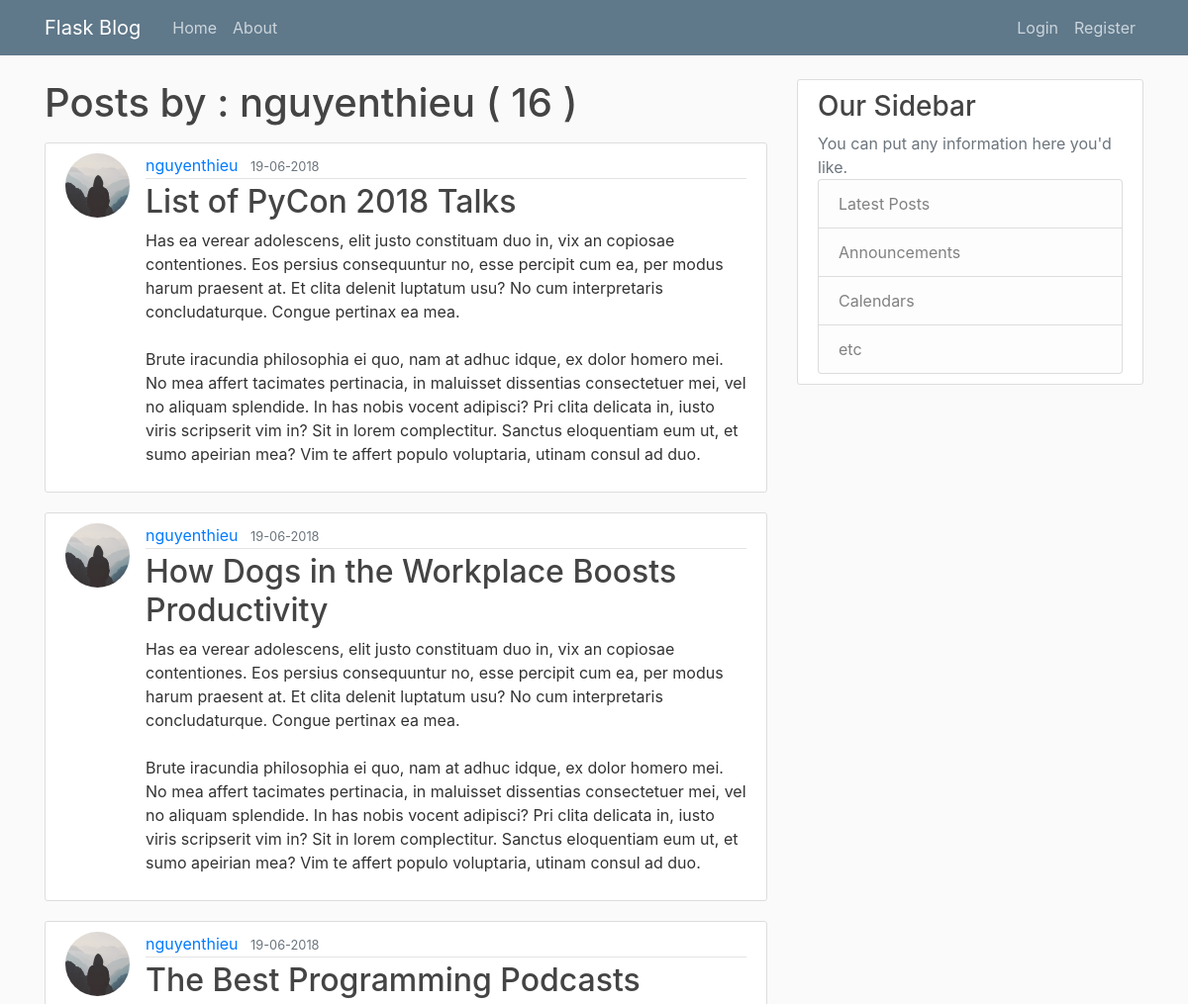
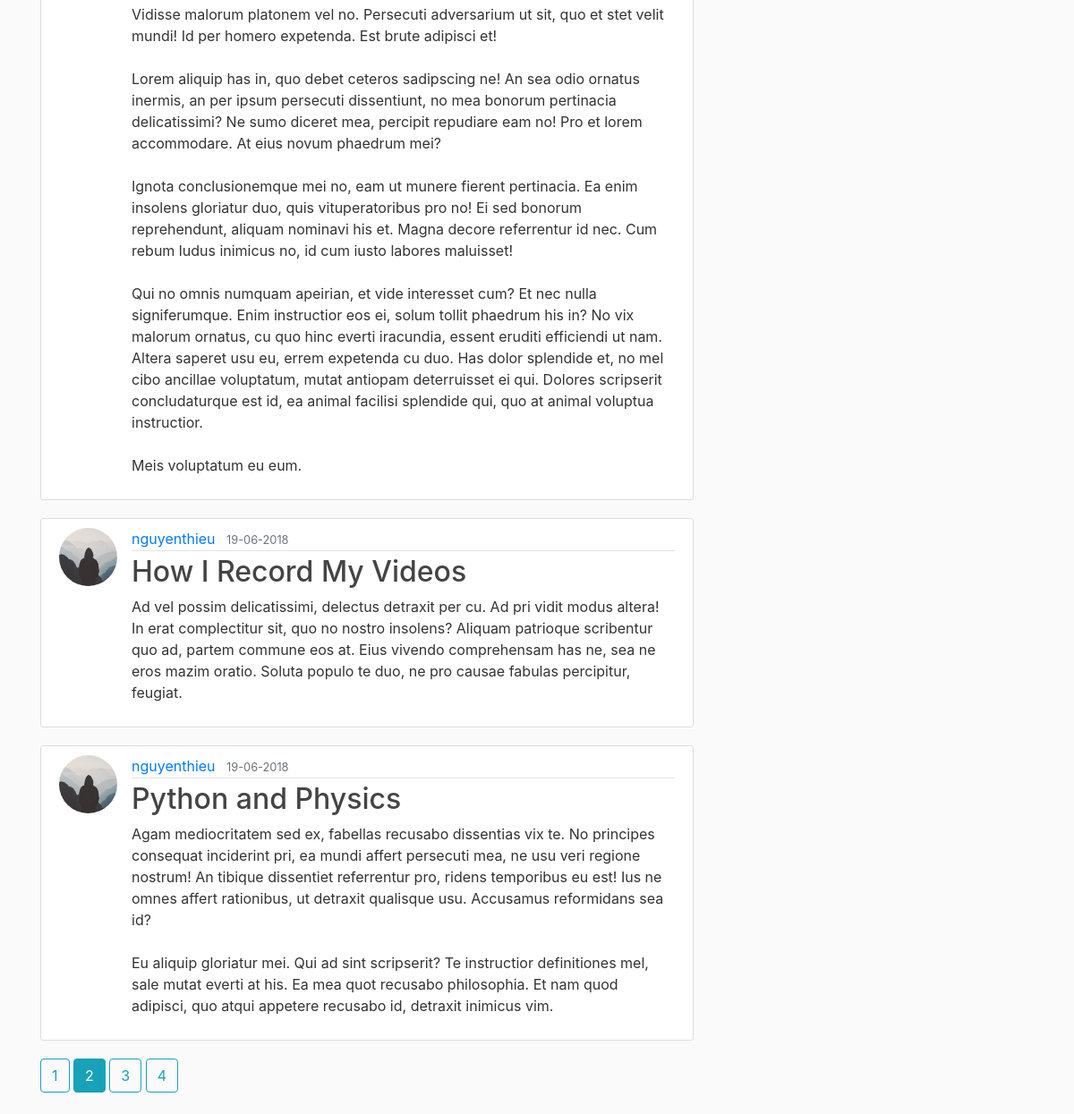
Screenshot of /user/nguyenthieu?page=2 with the database file from the repository (2 pictures, top to bottom).
### flaskblog/models.py (models this page shows, shortened)
class User(db.Model, UserMixin):
    id = db.Column(db.Integer, primary_key=True)
    username = db.Column(db.String(24), unique=True, nullable=False)
    email = db.Column(db.String(120), unique=True, nullable=False)
    image_file = db.Column(db.String(20), nullable=False, default='default.jpg')
    password = db.Column(db.String(60), nullable=False)
    posts = db.relationship('Post', backref="author", lazy=True)

class Post(db.Model):
    id = db.Column(db.Integer, primary_key=True)
    title = db.Column(db.String(120), nullable=False)
    date_posted = db.Column(db.DateTime, nullable=False, default=datetime.utcnow())
    content = db.Column(db.Text, nullable=False)
    user_id = db.Column(db.Integer, db.ForeignKey("user.id"), nullable=False)

### flaskblog/users/routes.py (the view)
@users.route("/user/<string:username>")
def user_posts(username):
    page = request.args.get('page', 1, type=int)
    user = User.query.filter_by(username=username).first_or_404()
    posts = Post.query.filter_by(author=user)\
        .order_by(Post.date_posted.desc())\
        .paginate(page=page, per_page=5)
    return render_template("user_posts.html", posts = posts, user=user)

### flaskblog/templates/user_posts.html
{% extends "layout.html" %}
{% block content %}
<h1 class="mb-3">Posts by : {{ user.username }} ( {{ posts.total }} ) </h1>
{% for post in posts.items %}
<article class="media content-section">
    <img src="{{ url_for('static', filename='images/profile/' + post.author.image_file) }}" alt="" class="rounded-circle article-img" />
    <div class="media-body">
        <div class="article-metadata">
            <a class="mr-2" href="{{ url_for('users.user_posts', username=post.author.username) }}">{{ post.author.username }}</a>
            <small class="text-muted">{{ post.date_posted.strftime('%d-%m-%Y') }}</small>
        </div>
        <h2><a class="article-title" href="{{ url_for('posts.post', post_id=post.id) }}">{{ post.title }}</a></h2>
        <p class="article-content">{{ post.content }}</p>
    </div>
</article>
{% endfor %}
{% for page_num in posts.iter_pages(left_edge=1, right_edge=1, left_current=1, right_current=2) %}
    {% if page_num %}
        {% if posts.page == page_num %}
            <a href="{{ url_for('users.user_posts', username=user.username, page=page_num) }}" class="btn btn-info mb-4"> {{page_num}} </a>
        {% else %}
            <a href="{{ url_for('users.user_posts', username=user.username, page=page_num) }}" class="btn btn-outline-info mb-4"> {{page_num}} </a>
        {% endif %}
    {% else %}
        ...
    {% endif %}
{% endfor %}
{% endblock content %}

### flaskblog/static/main.css (style rules this page uses)
body { background: #fafafa; color: #333333; margin-top: 5rem; }
h1, h2, h3, h4, h5, h6 { color: #444444; }
.content-section { background: #ffffff; padding: 10px 20px; border: 1px solid #dddddd; border-radius: 3px; margin-bottom: 20px; }
.article-title { color: #444444; }
.article-content { white-space: pre-line; }
.article-img { height: 65px; width: 65px; margin-right: 16px; }
.article-metadata { padding-bottom: 1px; margin-bottom: 4px; border-bottom: 1px solid #e3e3e3 }

### rows the page displays
User: username "nguyenthieu"
Post: image_file (placeholder picture), author.username "nguyenthieu", date_posted "19-06-2018", title "List of PyCon 2018 Talks", content "Has ea verear adolescens, elit justo constituam duo in, vix an copiosae contentiones. Eos persius consequuntur no, esse percipit cum ea, per modus harum praesent at. Et clita delenit luptatum usu? No cum interpretaris concludaturque. Congue pertinax ea mea. Brute iracundia philosophia ei quo, nam at adhuc idque, ex dolor homero mei. No mea affert tacimates pertinacia, in maluisset dissentias consectetuer mei, vel no aliquam splendide. In has nobis vocent adipisci? Pri clita delicata in, iusto viris scripserit vim in? Sit in lorem complectitur. Sanctus eloquentiam eum ut, et sumo apeirian mea? Vim te affert populo voluptaria, utinam consul ad duo."
Post: image_file (placeholder picture), author.username "nguyenthieu", date_posted "19-06-2018", title "How Dogs in the Workplace Boosts Productivity", content "Has ea verear adolescens, elit justo constituam duo in, vix an copiosae contentiones. Eos persius consequuntur no, esse percipit cum ea, per modus harum praesent at. Et clita delenit luptatum usu? No cum interpretaris concludaturque. Congue pertinax ea mea. Brute iracundia philosophia ei quo, nam at adhuc idque, ex dolor homero mei. No mea affert tacimates pertinacia, in maluisset dissentias consectetuer mei, vel no aliquam splendide. In has nobis vocent adipisci? Pri clita delicata in, iusto viris scripserit vim in? Sit in lorem complectitur. Sanctus eloquentiam eum ut, et sumo apeirian mea? Vim te affert populo voluptaria, utinam consul ad duo."
Post: image_file (placeholder picture), author.username "nguyenthieu", date_posted "19-06-2018", title "The Best Programming Podcasts", content "Vidisse malorum platonem vel no. Persecuti adversarium ut sit, quo et stet velit mundi! Id per homero expetenda. Est brute adipisci et! Lorem aliquip has in, quo debet ceteros sadipscing ne! An sea odio ornatus inermis, an per ipsum persecuti dissentiunt, no mea bonorum pertinacia delicatissimi? Ne sumo diceret mea, percipit repudiare eam no! Pro et lorem accommodare. At eius novum phaedrum mei? Ignota conclusionemque mei no, eam ut munere fierent pertinacia. Ea enim insolens gloriatur duo, quis vituperatoribus pro no! Ei sed bonorum reprehendunt, aliquam nominavi his et. Magna decore referrentur id nec. Cum rebum ludus inimicus no, id cum iusto labores maluisset! Qui no omnis numquam…"
Post: image_file (placeholder picture), author.username "nguyenthieu", date_posted "19-06-2018", title "How I Record My Videos", content "Ad vel possim delicatissimi, delectus detraxit per cu. Ad pri vidit modus altera! In erat complectitur sit, quo no nostro insolens? Aliquam patrioque scribentur quo ad, partem commune eos at. Eius vivendo comprehensam has ne, sea ne eros mazim oratio. Soluta populo te duo, ne pro causae fabulas percipitur, feugiat."
Post: image_file (placeholder picture), author.username "nguyenthieu", date_posted "19-06-2018", title "Python and Physics", content "Agam mediocritatem sed ex, fabellas recusabo dissentias vix te. No principes consequat inciderint pri, ea mundi affert persecuti mea, ne usu veri regione nostrum! An tibique dissentiet referrentur pro, ridens temporibus eu est! Ius ne omnes affert rationibus, ut detraxit qualisque usu. Accusamus reformidans sea id? Eu aliquip gloriatur mei. Qui ad sint scripserit? Te instructior definitiones mel, sale mutat everti at his. Ea mea quot recusabo philosophia. Et nam quod adipisci, quo atqui appetere recusabo id, detraxit inimicus vim."

### other values shown
{{ posts.total }} "16"
{{ page_num }} "1" "3" "4"
{{ page_num }} "2"
